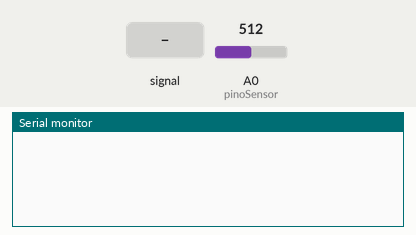
The sketch below on a simulated Arduino Uno, built with avr-gcc and run on an emulated ATmega328P. Parts: the last lines printed to the serial monitor. The inputs (shaded band) are chosen by the test bench; at power-on: A0 (pinoSensor) = 512.

Above: at 1.2 s.
1.3 s: A0 (pinoSensor) fed a 200 Hz sine of ±81 counts around its level
At 2.4 s:
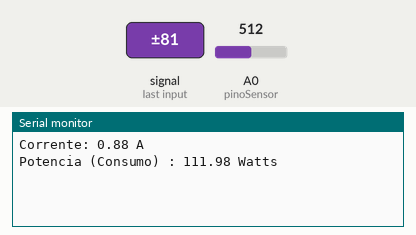
2.9 s: A0 (pinoSensor) set to 716
At 4.1 s:
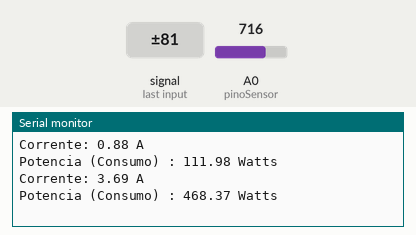
4.4 s: A0 (pinoSensor) fed a 1000 Hz sine of ±255 counts around its level
At 5.6 s:
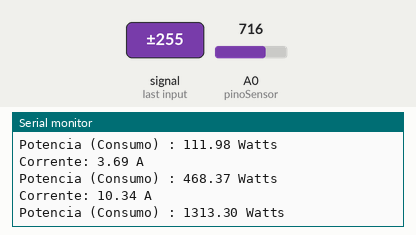
5.9 s: A0 (pinoSensor) set to 900
At 7.3 s:
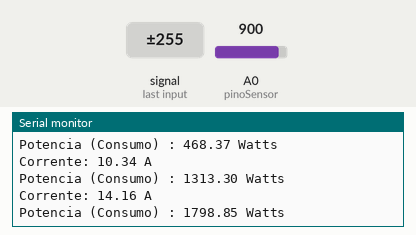

Measured:
- after the input at 1.3 s, the serial monitor: prints a new line after 0.15 s (image 1)
- after the input at 2.9 s, the serial monitor: prints a new line after 0.09 s (image 2)
- after the input at 4.4 s, the serial monitor: prints a new line after 0.14 s (image 3)
- after the input at 5.9 s, the serial monitor: prints a new line after 0.19 s (image 4)

The sketch:

SensorCorrenteACS712.ino
```cpp
//20A = 100mV
int pinoSensor = A0;
int sensorValue_aux = 0;
float valorSensor = 0;
float valorCorrente = 0;
float voltsporUnidade = 0.004887586;// 5%1023
float sensibilidade = 0.100;

//Tensao da rede AC 110 Volts e na verdade (127 volts)
int tensao = 127;


void setup() {


  //Incia a Serial
  Serial.begin(9600);
  pinMode(pinoSensor, INPUT);
}

void loop() {

  for(int i=10000; i>0; i--){
    // le o sensor na pino analogico A0 e ajusta o valor lido ja que a saída do sensor é (1023)vcc/2 para corrente =0
    sensorValue_aux = (analogRead(pinoSensor) - 511.4);
    // somam os quadrados das leituras.
    valorSensor += pow(sensorValue_aux,2);

  }

  // finaliza o calculo da média quadratica e ajusta o valor lido para volts
  valorSensor = (sqrt(valorSensor/ 10000)) * voltsporUnidade;
  // calcula a corrente considerando a sensibilidade do sernsor (185 mV por amper)
  valorCorrente = (valorSensor/sensibilidade);

  //tratamento para possivel ruido
  //O ACS712 para 30 Amperes é projetado para fazer leitura
  // de valores alto acima de 0.25 Amperes até 30.
  // por isso é normal ocorrer ruidos de até 0.20A
  //por isso deve ser tratado
  if(valorCorrente <= 0.095){
    valorCorrente = 0;
  }

  valorSensor =0;


  //Escreve
  //Calcula e mostra o valor da potencia
  Serial.print("Corrente: ");
  Serial.print(valorCorrente);
  Serial.println(" A");
  Serial.print("Potencia (Consumo) : ");
  Serial.print(valorCorrente * tensao);
  Serial.println(" Watts ");
  delay(100);

}
```
